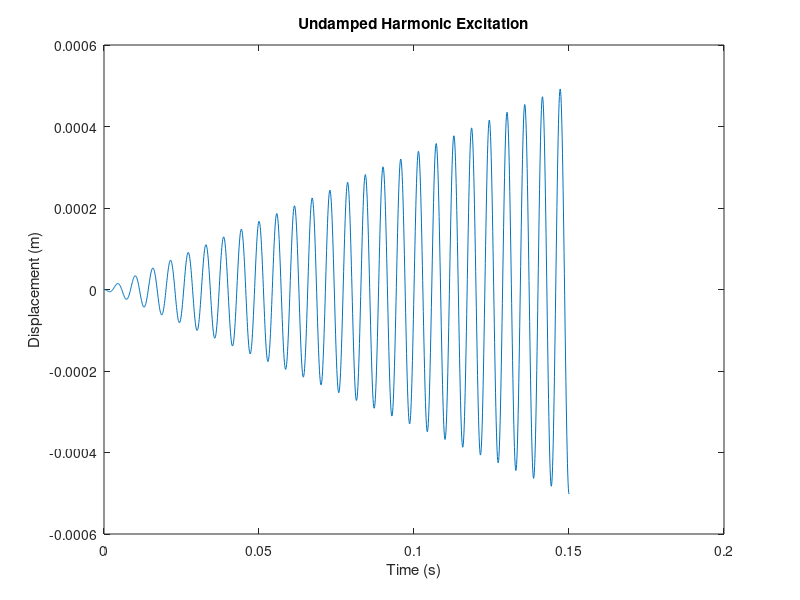
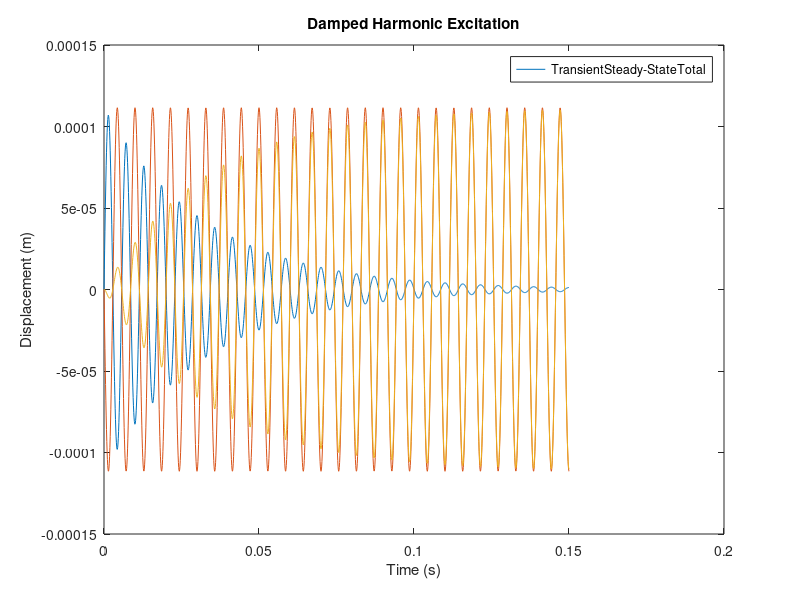
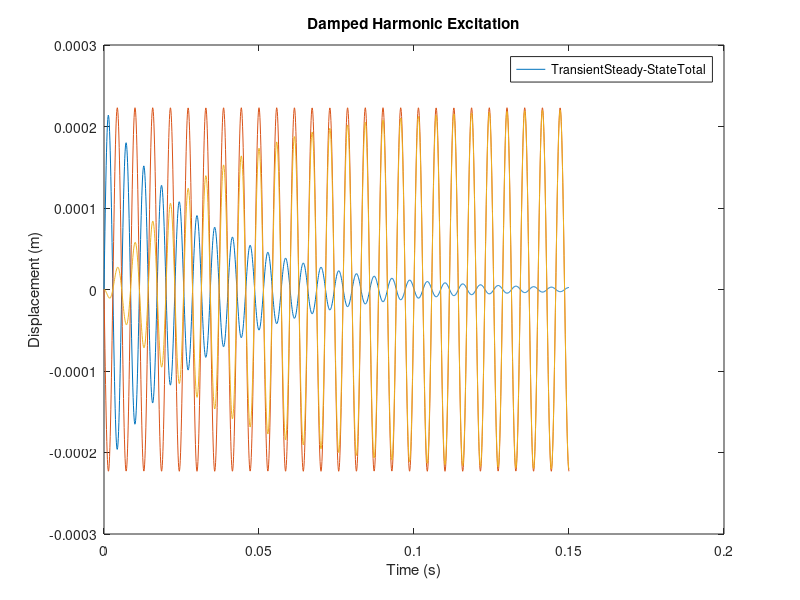

MATLAB code to generate these figures, in order:
clear all; clc; close all;

%%%%%%%%%%%%% System Parameters %%%%%%%%%%%
m=.0001; k=120.9; c=0.00; F0=7.3575*10^-4; F01= 2*F0; w=1099.56;

%%%%%%%%%%%Initial Conditions %%%%%%%%%%%%%%
x0=0; v0=0;

%%%%%%%%%%% Variable Calculations %%%%%%%%%%
f0=F0/m;
f01=F01/m;
wn=sqrt(k/m);
z=(c/m)/(2*wn);
wd=wn*sqrt(1-z^2);
znw=(c/m)*w;

%%%%%%%%%%% Equation 1 Relationships %%%%%%%
th=atan(znw/(wn^2-w^2));
X=f0 / sqrt((wn^2-w^2)^2+(znw)^2);
ph=atan2((wd*(x0-X*cos(th))),(v0+((x0-X*cos(th))*z*wn)-w*X*sin(th)));
A=(x0-X*cos(th))/(sin(ph));

%%%%%%%%%%% Defining Time %%%%%%%%%%%%%%%%%%
t=0:.0001:.15;

%%%%%%%%%%% Transient and SS Response %%%%%%
Xt=A.*exp(-z*wn.*t).*sin(wd.*t+ph);
Xs=X.*cos(w.*t-th);
Xtot=Xt+Xs;

%%%%%%%%%%% Figure 3 Plot %%%%%%%%%%%%%%%%%%
figure(1);
plot(t,Xtot)
title("Undamped Harmonic Excitation")
xlabel('Time (s)');
ylabel('Displacement (m)');

%%%%%%%%%%% Damped Response Parameters %%%%%
figure(2);
c=.006;
z=(c/m)/(2*wn);
wd=wn*sqrt(1-z^2);
znw=(c/m)*w;

th=atan(znw/(wn^2-w^2));
X=f0 / sqrt((wn^2-w^2)^2+(znw)^2);
ph=atan2((wd*(x0-X*cos(th))),(v0+((x0-X*cos(th))*z*wn)-w*X*sin(th)));
A=(x0-X*cos(th))/(sin(ph));

Xt=A.*exp(-z*wn.*t).*sin(wd.*t+ph);
Xs=X.*cos(w.*t-th);
Xtot=Xt+Xs;

%%%%%%%%%%%%%%% Figure 4 Damped Plot %%%%%%%%%%%%%%%%
plot(t,Xt)
hold on;
plot(t,Xs)
plot(t,Xtot)
legend(["Transient","Steady-State","Total"])
title("Damped Harmonic Excitation")
xlabel('Time (s)');
ylabel('Displacement (m)');
max(Xs)

%%%%%%%%%%%%%%% Figure 5 Damped Plot %%%%%%%%%%%%%%%%
th=atan(znw/(wn^2-w^2));
X=f01 / sqrt((wn^2-w^2)^2+(znw)^2);
ph=atan2((wd*(x0-X*cos(th))),(v0+((x0-X*cos(th))*z*wn)-w*X*sin(th)));
A=(x0-X*cos(th))/(sin(ph));

Xt=A.*exp(-z*wn.*t).*sin(wd.*t+ph);
Xs=X.*cos(w.*t-th);
Xtot=Xt+Xs;

Xt=A.*exp(-z*wn.*t).*sin(wd.*t+ph);
Xs=X.*cos(w.*t-th);
Xtot=Xt+Xs;
figure(3);
plot(t,Xt)
hold on;
plot(t,Xs)
plot(t,Xtot)
legend(["Transient","Steady-State","Total"])
title("Damped Harmonic Excitation")
xlabel('Time (s)');
ylabel('Displacement (m)');

max(Xs)